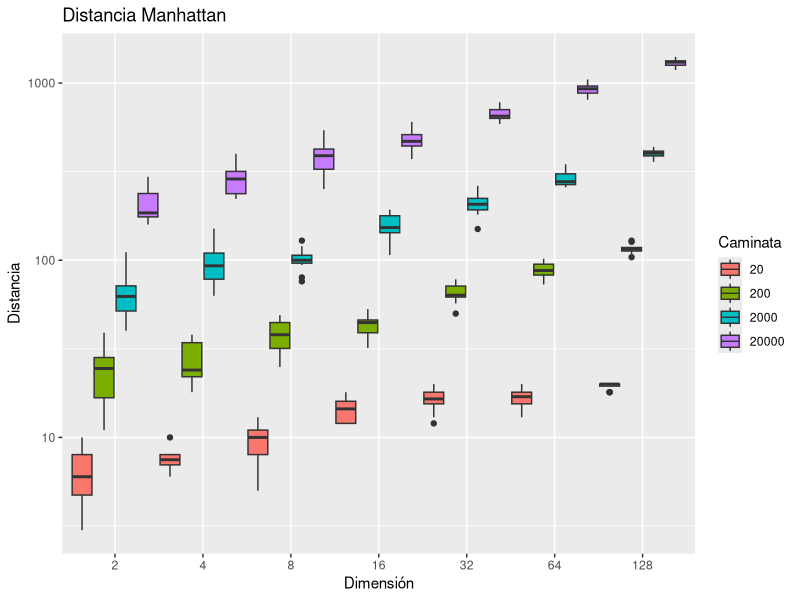

The R source for this figure:
library(dplyr) 
library(ggplot2) #libreria para graficar boxplot agrupado
library(scales) #libreria para hacer modificaciones a la grafica
datos = data.frame() #para almacenar los datos obtenidos
niveles = c(20, 200, 2000, 20000) #caminatas: Nivel 1, Nivel 2, Nivel 3 y Nivel 4

for (dimension in c(2**1, 2**2, 2**3, 2**4, 2**5, 2**6, 2**7)) { #seleccionar dimension
  for (duracion in niveles) { #seleccionar la caminata
    for (replica in 1:12) { #repetir el experimento
      pos = rep(0, dimension)
      mayor = 0
      for (t in 1:duracion) {
        cambiar = sample(1:dimension, 1)
        cambio = 1
        if (runif(1) < 0.5) {
          cambio = -1
        }
        pos[cambiar] = pos[cambiar] + cambio
        d <- sum(abs(pos))
        if (d > mayor) {
          mayor = d
        }
      }
      resultado <- c(dimension, duracion, replica, mayor) #vector para agrupar resultados
      datos <- rbind(datos, resultado) #para llenar en ese orden el dataframe vacio
    }
  }
}
names(datos) <- c("dim", "Caminata", "rep", "dist") #nombre a las columnas del dataframe 

datos$dim = as.factor(datos$dim) #crear vector a partir del dataframe
datos$Caminata = as.factor(datos$Caminata) #crear vector a partir del dataframe
ggplot(datos, aes(x= dim, y= dist, fill= Caminata)) + 
  geom_boxplot(width=1)+
  labs(x = "Dimensión", y = "Distancia", title = 'Distancia Manhattan')+ #nombres
  scale_y_log10() #cambiar la escala del eje "y" a logaritmo
